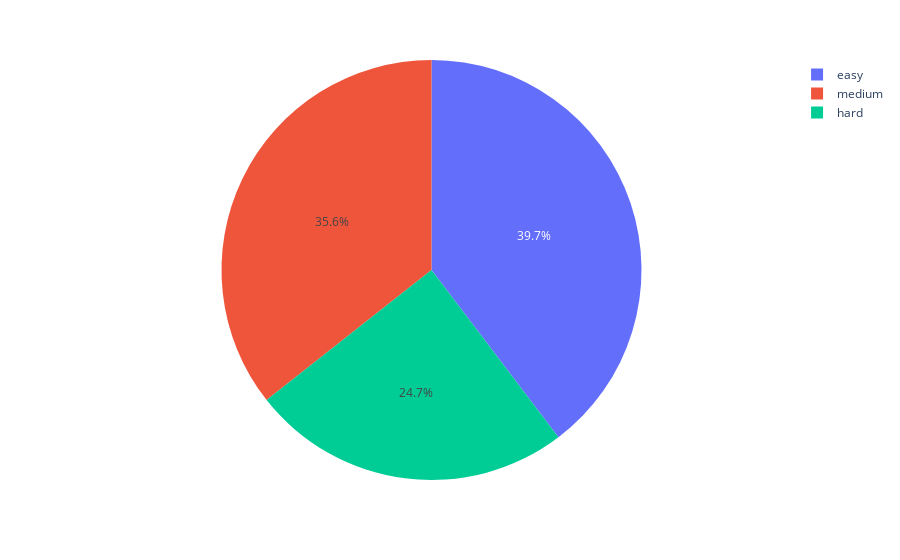

Notebook cell for this chart:
### Code cell
fig = px.pie(levels, values='count', names='level')
fig.show()

### Figure 1 — Plotly figure (JSON) as saved in the notebook; plotly's stock layout.template omitted (floating-point values rounded to 4 significant figures)
{"data": [{"domain": {"x": [0, 1], "y": [0, 1]}, "hovertemplate": "level=%{label}<br>count=%{value}<extra></extra>", "labels": ["hard", "medium", "easy"], "legendgroup": "", "name": "", "showlegend": true, "type": "pie", "values": [104, 150, 167]}], "layout": {"legend": {"tracegroupgap": 0}, "margin": {"t": 60}}}
